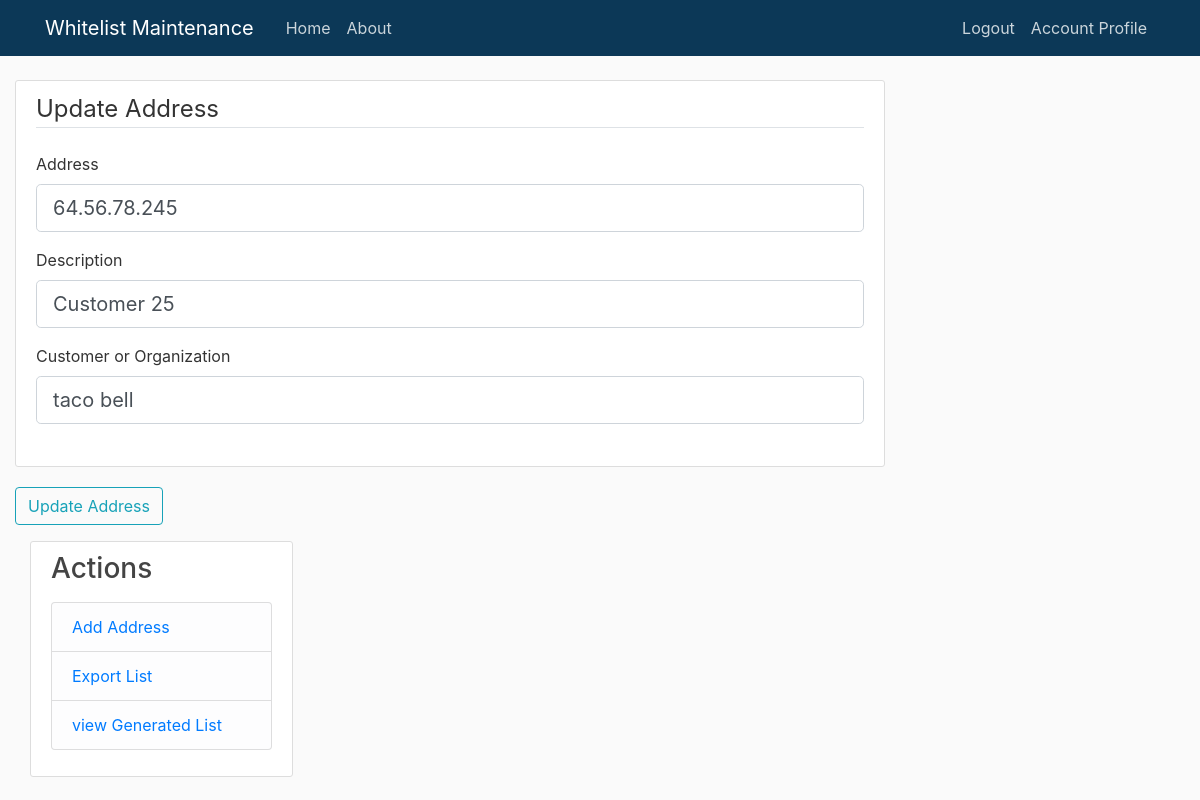
Page /address/29/update (signed in) on the committed database.
### eal_manager/models.py (models this page shows, shortened)
class IPAddress(db.Model):
    address_id = db.Column(db.Integer, primary_key=True)
    address = db.Column(db.String(30))
    name = db.Column(db.String(255))
    organization = db.Column(db.String(255))
    date_created = db.Column(db.DateTime, nullable=False, default=datetime.utcnow)
    creator_id = db.Column(db.Integer, db.ForeignKey('user.id'), nullable = False)

### eal_manager/addresses/routes.py (the view)
@addresses.route("/address/<int:addr_id>/update", methods=['POST', 'GET'])
@login_required
def update_addr(addr_id):
    address = IPAddress.query.get_or_404(addr_id)
    form = CreateAddress()
    form.submit.label.text = 'Update Address'
    if form.validate_on_submit():
        address.address = form.address.data
        address.name = form.name.data
        address.organization = form.organization.data
        address.creator_id = current_user.first_name + ' ' + current_user.last_name
        db.session.commit()
        flash('Address updated' , 'success')
        return redirect(url_for('main.startpage'))
    elif request.method == 'GET':
        form.address.data = address.address
        form.name.data = address.name
        form.organization.data = address.organization
        return render_template('createaddress.html', title='Update Address',
                            form=form, legend='Update Address')

### eal_manager/addresses/forms.py (shortened to what this page needs)
class CreateAddress(FlaskForm):
    address = StringField('Address',
                            validators=[
                                DataRequired(),
                                Length(min=7, max=21) ])
    name = StringField('Description', validators=[ DataRequired(), Length(min=5, max=255)])
    organization = StringField('Customer or Organization', validators=[ DataRequired(),
                                Length(min=2, max=140) ])
    creator_id = current_user
    submit = SubmitField('Create Address')

### eal_manager/models.py (called while the page is built)
@login_manager.user_loader
def load_user(email_id):
    return User.query.get(int(email_id))

### eal_manager/templates/createaddress.html (shortened to what this page needs)
{% extends "layout.html" %}
{% block content %}
    <div class="content-section">
        <form method="POST" action="">
            <fieldset class="form-group">
                <legend class="border-bottom mb-4">{{ legend }}</legend>
                <div class="form-group">
                    {{ form.address.label(class="form-control-label" )}}
                    {% if form.address.errors %}
                    {{ form.address(class="form-control form-control-lg is-invalid") }}
                    <div class="invalid-feedback">
                        {% for item in form.address.errors %}
                            <span>{{ item }}</span>
                        {% endfor %}
                        </div>
                    {% else %}
                     {{ form.address(class="form-control form-control-lg") }}
                    {% endif %}
                </div>
                <div class="form-group">
                    {{ form.name.label(class="form-control-label" )}}
                    {% if form.name.errors %}
                    {{ form.name(class="form-control form-control-lg is-invalid") }}
                    <div class="invalid-feedback">
                        {% for item in form.name.errors %}
                            <span>{{ item }}</span>
                        {% endfor %}
                        </div>
                    {% else %}
                     {{ form.name(class="form-control form-control-lg") }}
                    {% endif %}
                </div>
                <div class="form-group">
                    {{ form.organization.label(class="form-control-label" )}}
                    {% if form.organization.errors %}
                    {{ form.organization(class="form-control form-control-lg is-invalid") }}
                    <div class="invalid-feedback">
                        {% for item in form.organization.errors %}
                            <span>{{ item }}</span>
                        {% endfor %}
                        </div>
                    {% else %}
                     {{ form.organization(class="form-control form-control-lg") }}
                    {% endif %}
                </div>
            </div>
            <div class="form-group">
                {{ form.submit(class="btn btn-outline-info") }}
            </div>
    </div>
        </div>
{% endblock content%}

### eal_manager/static/main.css (style rules this page uses)
body { background: #fafafa; color: #333333; margin-top: 5rem; }
.content-section { background: #ffffff; padding: 10px 20px; border: 1px solid #dddddd; border-radius: 3px; margin-bottom: 20px; }

### rows in the picture
IPAddress: address "64.56.78.245", name "Customer 25", organization "taco bell"

### other values in the picture
{{ legend }} "Update Address"
